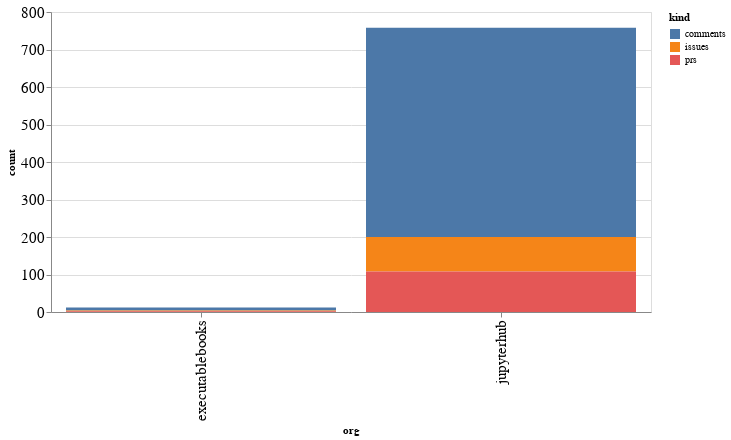

Notebook source saved alongside this figure:
### Code cell
alt.Chart(org_summaries, width=600).mark_bar().encode(
    x='org',
    y='count',
    color='kind',
    tooltip="org"
)

### Figure 1 — Vega-Lite specification as saved in the notebook (floating-point values rounded to 4 significant figures)
{"config": {"axisLeft": {"labelFontSize": 15}, "axisBottom": {"labelFontSize": 15}}, "data": {"name": "data-19f399959634ce115b160178b2ab9097"}, "mark": "bar", "encoding": {"color": {"type": "nominal", "field": "kind"}, "tooltip": {"type": "nominal", "field": "org"}, "x": {"type": "nominal", "field": "org"}, "y": {"type": "quantitative", "field": "count"}}, "width": 600, "$schema": "https://vega.github.io/schema/vega-lite/v4.8.1.json", "datasets": {"data-19f399959634ce115b160178b2ab9097": [{"org": "executablebooks", "kind": "comments", "count": 8}, {"org": "executablebooks", "kind": "issues", "count": 2}, {"org": "executablebooks", "kind": "prs", "count": 2}, {"org": "jupyterhub", "kind": "comments", "count": 558}, {"org": "jupyterhub", "kind": "issues", "count": 92}, {"org": "jupyterhub", "kind": "prs", "count": 108}]}}
